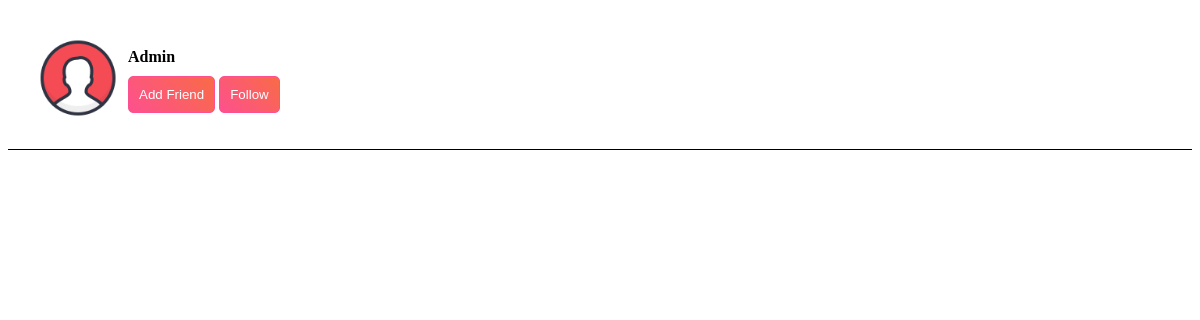
The page /search.php on the database as committed earlier.
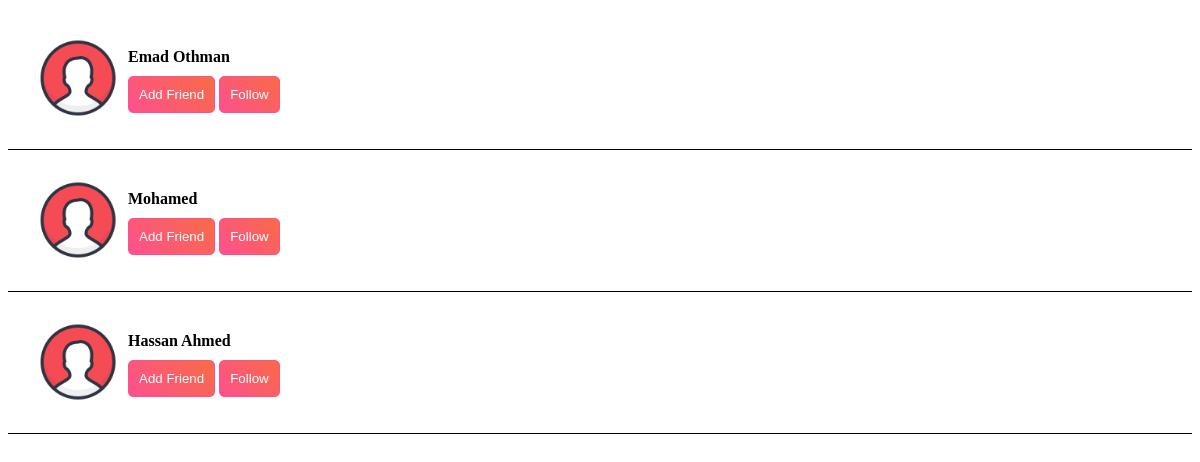
The same page on the database as committed later.
### tables this page shows
CREATE TABLE `users` (
  `ID` int(11) NOT NULL,
  `UserID` varchar(200) NOT NULL,
  `UserEmail` varchar(200) NOT NULL,
  `UserPassword` varchar(50) NOT NULL,
  `UserName` varchar(50) NOT NULL,
  `UserPhoto` varchar(500) NOT NULL DEFAULT 'imgs/user.png',
  `BirthDay` int(2) NOT NULL,
  `BirthMon` int(2) NOT NULL,
  `BirthYear` int(4) NOT NULL,
  `UserFav` varchar(300) NOT NULL,
  `UserStatus` varchar(10) NOT NULL DEFAULT 'offline'
);

### search.php (the view, shortened to what this page needs)
<?php
  require_once "config.php";
  $searchKey = $_REQUEST['key'];
  $UserEmail = $_SESSION['UserEmail'];
  $UserName = $_SESSION['UserName'];
  $sqlsu = "SELECT * FROM users WHERE (UserEmail LIKE '%{$searchKey}%' OR UserName LIKE '%{$searchKey}%' OR UserID LIKE '%{$searchKey}%') AND (UserEmail != '$UserEmail' OR UserName != '$UserName')";
  $result = mysqli_query($conn, $sqlsu);
    if ($result->num_rows > 0) {
      while ($row = $result->fetch_assoc()) {
        echo '
          <div class="res-box">
            <div class="image">
              <img src="' . $row['UserPhoto'] . '"/>
            </div>
            <div class="info">
              <p class="username">' . $row['UserName'] . '</p>
              <div class="action">
                <form action="search.php?re=1" method="POST">
                  <button name="add" value="' . $row['UserID'] . '" type="submit"><i class="fa fa-plus"></i> Add Friend</button>
                  <button name="follow" value="' . $row['UserID'] . '" type="submit"><i class="fa fa-link"></i> Follow</button>
                </form>
              </div>
            </div>
          </div>
        ';
      }
    } else {
      echo "No";
    }
  ?>

### search.php (style rules this page uses)
.res-box { padding: 20px ; overflow: hidden; border-bottom: 1px solid #000; }
.res-box .image { float: left; width: 100px; height: 100px; }
.res-box .image img { width: 100%; height: 100%; }
.res-box .info { margin-top: 20px; }
.res-box .info .username { font-weight: bold; margin-bottom: 10px; }
.res-box .action button { padding: 10px; font-family: ubuntu,arial; background: linear-gradient(45deg, #fd508f, #f96b45); color: #fff; border:1px solid #fd508f; border-radius: 5px; cursor: pointer; transition: all .3; }

Rows that differ between the two databases and show on the page:
removed users: UserPhoto (placeholder picture), UserName "Admin"
added users: UserPhoto (placeholder picture), UserName "Emad Othman"
added users: UserPhoto (placeholder picture), UserName "Mohamed", $row['UserID'] 14021010010010051018 (drawn)
added users: UserPhoto (placeholder picture), UserName "Hassan Ahmed"
